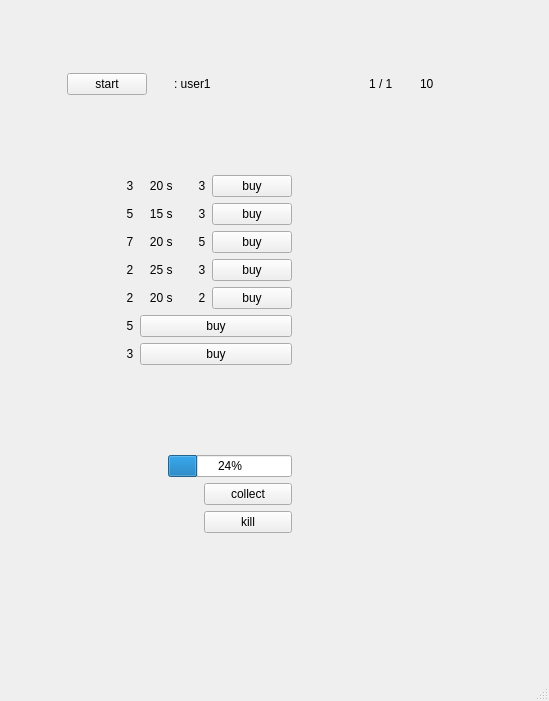
<?xml version="1.0" encoding="UTF-8"?>
<ui version="4.0">
 <class>Farmopolis</class>
 <widget class="QMainWindow" name="Farmopolis">
  <property name="geometry">
   <rect>
    <x>0</x>
    <y>0</y>
    <width>549</width>
    <height>701</height>
   </rect>
  </property>
  <property name="windowTitle">
   <string>MainWindow</string>
  </property>
  <widget class="QWidget" name="centralwidget">
   <layout class="QGridLayout" name="gridLayout_24">
    <item row="0" column="0">
     <layout class="QGridLayout" name="gridLayout_2" rowstretch="2,20,2" columnstretch="1,22,1">
      <item row="1" column="0">
       <spacer name="horizontalSpacer">
        <property name="orientation">
         <enum>Qt::Horizontal</enum>
        </property>
        <property name="sizeHint" stdset="0">
         <size>
          <width>40</width>
          <height>20</height>
         </size>
        </property>
       </spacer>
      </item>
      <item row="1" column="2">
       <spacer name="horizontalSpacer_2">
        <property name="orientation">
         <enum>Qt::Horizontal</enum>
        </property>
        <property name="sizeHint" stdset="0">
         <size>
          <width>40</width>
          <height>20</height>
         </size>
        </property>
       </spacer>
      </item>
      <item row="0" column="0" colspan="3">
       <spacer name="verticalSpacer_4">
        <property name="orientation">
         <enum>Qt::Vertical</enum>
        </property>
        <property name="sizeHint" stdset="0">
         <size>
          <width>20</width>
          <height>40</height>
         </size>
        </property>
       </spacer>
      </item>
      <item row="1" column="1">
       <widget class="QWidget" name="farmopoliswidget" native="true">
        <layout class="QGridLayout" name="gridLayout_23">
         <property name="leftMargin">
          <number>30</number>
         </property>
         <property name="topMargin">
          <number>30</number>
         </property>
         <property name="rightMargin">
          <number>30</number>
         </property>
         <property name="bottomMargin">
          <number>30</number>
         </property>
         <item row="0" column="0">
          <layout class="QGridLayout" name="gridLayout_18" rowstretch="0,0,0,0,1" columnstretch="8,16">
           <property name="spacing">
            <number>30</number>
           </property>
           <item row="3" column="0">
            <widget class="QLabel" name="coinAndWorkerErrorlabel">
             <property name="text">
              <string/>
             </property>
            </widget>
           </item>
           <item row="0" column="0">
            <layout class="QHBoxLayout" name="horizontalLayout">
             <property name="spacing">
              <number>10</number>
             </property>
             <item>
              <widget class="QPushButton" name="roundStartpushButton">
               <property name="text">
                <string>start</string>
               </property>
              </widget>
             </item>
             <item>
              <widget class="QLabel" name="useractivelabel">
               <property name="text">
                <string/>
               </property>
              </widget>
             </item>
             <item>
              <widget class="QLabel" name="activeuserlabel">
               <property name="text">
                <string>: user1</string>
               </property>
              </widget>
             </item>
             <item>
              <spacer name="horizontalSpacer_4">
               <property name="orientation">
                <enum>Qt::Horizontal</enum>
               </property>
               <property name="sizeHint" stdset="0">
                <size>
                 <width>40</width>
                 <height>20</height>
                </size>
               </property>
              </spacer>
             </item>
            </layout>
           </item>
           <item row="2" column="0">
            <widget class="QWidget" name="operatorwidget" native="true">
             <layout class="QGridLayout" name="gridLayout">
              <property name="leftMargin">
               <number>30</number>
              </property>
              <property name="topMargin">
               <number>30</number>
              </property>
              <property name="rightMargin">
               <number>30</number>
              </property>
              <property name="bottomMargin">
               <number>30</number>
              </property>
              <item row="0" column="0">
               <layout class="QGridLayout" name="gridLayout_3" columnstretch="1,1,1,3">
                <item row="2" column="1">
                 <widget class="QLabel" name="animalkilllabel">
                  <property name="text">
                   <string/>
                  </property>
                 </widget>
                </item>
                <item row="1" column="2">
                 <widget class="QLabel" name="profitCollectionlabel">
                  <property name="text">
                   <string/>
                  </property>
                 </widget>
                </item>
                <item row="0" column="1">
                 <widget class="QLabel" name="productionTimerlabel">
                  <property name="text">
                   <string/>
                  </property>
                 </widget>
                </item>
                <item row="2" column="3">
                 <widget class="QPushButton" name="killpushButton">
                  <property name="text">
                   <string>kill</string>
                  </property>
                 </widget>
                </item>
                <item row="0" column="0">
                 <widget class="QLabel" name="productionTimeIconlabel">
                  <property name="text">
                   <string/>
                  </property>
                 </widget>
                </item>
                <item row="1" column="1">
                 <widget class="QLabel" name="productcollectlabel">
                  <property name="text">
                   <string/>
                  </property>
                 </widget>
                </item>
                <item row="1" column="3">
                 <widget class="QPushButton" name="collectpushButton">
                  <property name="text">
                   <string>collect</string>
                  </property>
                 </widget>
                </item>
                <item row="1" column="0">
                 <widget class="QLabel" name="collectIconlabel">
                  <property name="text">
                   <string/>
                  </property>
                 </widget>
                </item>
                <item row="2" column="2">
                 <widget class="QLabel" name="profitkilllabel">
                  <property name="text">
                   <string/>
                  </property>
                 </widget>
                </item>
                <item row="2" column="0">
                 <widget class="QLabel" name="killIconlabel">
                  <property name="text">
                   <string/>
                  </property>
                 </widget>
                </item>
                <item row="0" column="2" colspan="2">
                 <widget class="QProgressBar" name="progressBar">
                  <property name="value">
                   <number>24</number>
                  </property>
                 </widget>
                </item>
               </layout>
              </item>
             </layout>
            </widget>
           </item>
           <item row="1" column="0">
            <widget class="QWidget" name="productsstorewidget" native="true">
             <layout class="QGridLayout" name="gridLayout_19">
              <property name="leftMargin">
               <number>30</number>
              </property>
              <property name="topMargin">
               <number>30</number>
              </property>
              <property name="rightMargin">
               <number>30</number>
              </property>
              <property name="bottomMargin">
               <number>30</number>
              </property>
              <item row="0" column="0">
               <layout class="QGridLayout" name="gridLayout_20">
                <item row="1" column="3">
                 <widget class="QLabel" name="salespricehenlabel">
                  <property name="text">
                   <string>     3</string>
                  </property>
                 </widget>
                </item>
                <item row="4" column="0">
                 <widget class="QLabel" name="wheatNamelabel">
                  <property name="text">
                   <string/>
                  </property>
                 </widget>
                </item>
                <item row="6" column="1">
                 <widget class="QLabel" name="purchasepriceWorkerlabel">
                  <property name="text">
                   <string>     5</string>
                  </property>
                 </widget>
                </item>
                <item row="1" column="0">
                 <widget class="QLabel" name="henNamelabel">
                  <property name="text">
                   <string/>
                  </property>
                 </widget>
                </item>
                <item row="5" column="0">
                 <widget class="QLabel" name="barleyNamelabel">
                  <property name="text">
                   <string/>
                  </property>
                 </widget>
                </item>
                <item row="2" column="4">
                 <widget class="QPushButton" name="buysheeppushButton">
                  <property name="text">
                   <string>buy</string>
                  </property>
                 </widget>
                </item>
                <item row="6" column="0">
                 <widget class="QLabel" name="workerNamelabel">
                  <property name="text">
                   <string/>
                  </property>
                 </widget>
                </item>
                <item row="3" column="3">
                 <widget class="QLabel" name="salespricecowlabel">
                  <property name="text">
                   <string>     5</string>
                  </property>
                 </widget>
                </item>
                <item row="5" column="1">
                 <widget class="QLabel" name="purchasepricebarleylabel">
                  <property name="text">
                   <string>     2</string>
                  </property>
                 </widget>
                </item>
                <item row="4" column="2">
                 <widget class="QLabel" name="productiontimewheatlabel">
                  <property name="text">
                   <string>   25 s </string>
                  </property>
                 </widget>
                </item>
                <item row="2" column="3">
                 <widget class="QLabel" name="salespricesheeplabel">
                  <property name="text">
                   <string>     3</string>
                  </property>
                 </widget>
                </item>
                <item row="2" column="2">
                 <widget class="QLabel" name="productiontimesheeplabel">
                  <property name="text">
                   <string>   15 s </string>
                  </property>
                 </widget>
                </item>
                <item row="0" column="3">
                 <widget class="QLabel" name="salesPricelabel">
                  <property name="text">
                   <string/>
                  </property>
                 </widget>
                </item>
                <item row="4" column="4">
                 <widget class="QPushButton" name="buywheatpushButton">
                  <property name="text">
                   <string>buy</string>
                  </property>
                 </widget>
                </item>
                <item row="1" column="4">
                 <widget class="QPushButton" name="buyhenpushButton">
                  <property name="text">
                   <string>buy</string>
                  </property>
                 </widget>
                </item>
                <item row="3" column="4">
                 <widget class="QPushButton" name="buycowpushButton">
                  <property name="text">
                   <string>buy</string>
                  </property>
                 </widget>
                </item>
                <item row="0" column="1">
                 <widget class="QLabel" name="purchasePricelabel">
                  <property name="text">
                   <string/>
                  </property>
                 </widget>
                </item>
                <item row="5" column="4">
                 <widget class="QPushButton" name="buybarleypushButton">
                  <property name="text">
                   <string>buy</string>
                  </property>
                 </widget>
                </item>
                <item row="2" column="0">
                 <widget class="QLabel" name="sheepNamelabel">
                  <property name="text">
                   <string/>
                  </property>
                 </widget>
                </item>
                <item row="0" column="2">
                 <widget class="QLabel" name="productionTimelabel">
                  <property name="text">
                   <string/>
                  </property>
                 </widget>
                </item>
                <item row="4" column="3">
                 <widget class="QLabel" name="salespricewheatlabel">
                  <property name="text">
                   <string>     3</string>
                  </property>
                 </widget>
                </item>
                <item row="5" column="3">
                 <widget class="QLabel" name="salespricebarleylabel">
                  <property name="text">
                   <string>     2</string>
                  </property>
                 </widget>
                </item>
                <item row="1" column="1">
                 <widget class="QLabel" name="purchasepricehenlabel">
                  <property name="text">
                   <string>     3</string>
                  </property>
                 </widget>
                </item>
                <item row="2" column="1">
                 <widget class="QLabel" name="purchasepricesheeplabel">
                  <property name="text">
                   <string>     5</string>
                  </property>
                 </widget>
                </item>
                <item row="4" column="1">
                 <widget class="QLabel" name="purchasepricewheatlabel">
                  <property name="text">
                   <string>     2</string>
                  </property>
                 </widget>
                </item>
                <item row="5" column="2">
                 <widget class="QLabel" name="productiontimebarleylabel">
                  <property name="text">
                   <string>   20 s </string>
                  </property>
                 </widget>
                </item>
                <item row="3" column="2">
                 <widget class="QLabel" name="productiontimecowlabel">
                  <property name="text">
                   <string>   20 s </string>
                  </property>
                 </widget>
                </item>
                <item row="3" column="1">
                 <widget class="QLabel" name="purchasepricecowlabel">
                  <property name="text">
                   <string>     7</string>
                  </property>
                 </widget>
                </item>
                <item row="0" column="0">
                 <widget class="QLabel" name="productNamelabe">
                  <property name="text">
                   <string/>
                  </property>
                 </widget>
                </item>
                <item row="3" column="0">
                 <widget class="QLabel" name="cowNamelabel">
                  <property name="text">
                   <string/>
                  </property>
                 </widget>
                </item>
                <item row="1" column="2">
                 <widget class="QLabel" name="productiontimehenlabel">
                  <property name="text">
                   <string>   20 s </string>
                  </property>
                 </widget>
                </item>
                <item row="6" column="2" colspan="3">
                 <widget class="QPushButton" name="buyWorkerpushButton">
                  <property name="text">
                   <string>buy</string>
                  </property>
                 </widget>
                </item>
                <item row="7" column="1">
                 <widget class="QLabel" name="purchasepricelabel">
                  <property name="text">
                   <string>     3</string>
                  </property>
                 </widget>
                </item>
                <item row="7" column="0">
                 <widget class="QLabel" name="groundNamelabel">
                  <property name="text">
                   <string/>
                  </property>
                 </widget>
                </item>
                <item row="7" column="2" colspan="3">
                 <widget class="QPushButton" name="buygroundpushButton">
                  <property name="text">
                   <string>buy</string>
                  </property>
                 </widget>
                </item>
               </layout>
              </item>
             </layout>
            </widget>
           </item>
           <item row="0" column="1">
            <layout class="QHBoxLayout" name="horizontalLayout_2">
             <property name="spacing">
              <number>10</number>
             </property>
             <item>
              <widget class="QLabel" name="numberOfWorkersIconlabel">
               <property name="text">
                <string/>
               </property>
              </widget>
             </item>
             <item>
              <widget class="QLabel" name="numberOfWorkerslabel">
               <property name="text">
                <string>1 / 1</string>
               </property>
              </widget>
             </item>
             <item>
              <widget class="QLabel" name="coinInventoryIconlabel">
               <property name="text">
                <string/>
               </property>
              </widget>
             </item>
             <item>
              <widget class="QLabel" name="coinInventorylabel">
               <property name="text">
                <string>10 </string>
               </property>
              </widget>
             </item>
             <item>
              <spacer name="horizontalSpacer_3">
               <property name="orientation">
                <enum>Qt::Horizontal</enum>
               </property>
               <property name="sizeHint" stdset="0">
                <size>
                 <width>40</width>
                 <height>20</height>
                </size>
               </property>
              </spacer>
             </item>
            </layout>
           </item>
           <item row="4" column="0">
            <spacer name="verticalSpacer">
             <property name="orientation">
              <enum>Qt::Vertical</enum>
             </property>
             <property name="sizeHint" stdset="0">
              <size>
               <width>20</width>
               <height>40</height>
              </size>
             </property>
            </spacer>
           </item>
           <item row="1" column="1" rowspan="4">
            <widget class="QWidget" name="widget" native="true">
             <layout class="QGridLayout" name="gridLayout_26">
              <property name="leftMargin">
               <number>9</number>
              </property>
              <property name="topMargin">
               <number>9</number>
              </property>
              <property name="rightMargin">
               <number>9</number>
              </property>
              <property name="bottomMargin">
               <number>9</number>
              </property>
              <item row="0" column="0">
               <layout class="QGridLayout" name="gridLayout_25">
                <item row="0" column="0">
                 <widget class="QWidget" name="groundwidget" native="true"/>
                </item>
               </layout>
              </item>
             </layout>
            </widget>
           </item>
          </layout>
         </item>
        </layout>
       </widget>
      </item>
      <item row="2" column="0" colspan="3">
       <spacer name="verticalSpacer_5">
        <property name="orientation">
         <enum>Qt::Vertical</enum>
        </property>
        <property name="sizeHint" stdset="0">
         <size>
          <width>20</width>
          <height>40</height>
         </size>
        </property>
       </spacer>
      </item>
     </layout>
    </item>
   </layout>
  </widget>
  <widget class="QMenuBar" name="menubar">
   <property name="geometry">
    <rect>
     <x>0</x>
     <y>0</y>
     <width>549</width>
     <height>25</height>
    </rect>
   </property>
  </widget>
  <widget class="QStatusBar" name="statusbar"/>
 </widget>
 <resources/>
 <connections/>
</ui>
